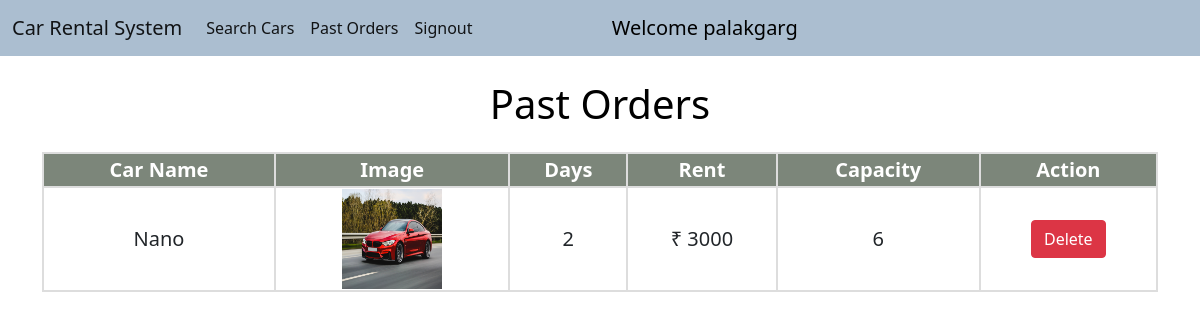
The page /past_orders/ (signed in) on the database its author committed.
### home/models.py (models this page shows, shortened)
class Car(models.Model):
    name = models.CharField(max_length=50)
    image = models.ImageField(upload_to="")
    car_dealer = models.ForeignKey(CarDealer, on_delete=models.PROTECT)
    capacity = models.CharField(max_length=2)
    location = models.ForeignKey(Location, on_delete=models.SET_NULL, null=True)
    is_available = models.BooleanField(default=True)
    rent = models.CharField(max_length=10, blank=True)

class Order(models.Model):
    user = models.ForeignKey(User, on_delete=models.CASCADE)
    car_dealer = models.ForeignKey(CarDealer, on_delete=models.CASCADE)
    car = models.ForeignKey(Car, on_delete=models.CASCADE)
    rent = models.CharField(max_length=10)
    days = models.CharField(max_length=3)
    is_complete = models.BooleanField(default=False)

### home/views.py (the view)
# urls.py: path("past_orders/", views.past_orders, name="past_orders"),
def past_orders(request):
    all_orders = []
    user = User.objects.get(username=request.user)
    try:
        orders = Order.objects.filter(user=user)
    except:
        orders = None
    if orders is not None:
        for order in orders:
            if order.is_complete == False:
                order_dictionary = {'id':order.id, 'rent':order.rent, 'car':order.car, 'days':order.days, 'car_dealer':order.car_dealer}
                all_orders.append(order_dictionary)
    return render(request, "past_orders.html", {'all_orders':all_orders})

### home/templates/past_orders.html (shortened to what this page needs)
{% extends "customer_navbar.html" %}
{% block body %}
<div class="container">
    {% if all_orders %}
    <h1 class="mt-4">Past Orders</h1>
    <div class="users-table mt-4">
    <table>
        <tbody>
            <tr>
                <th>Car Name</th>
                <th>Image</th>
                <th>Days</th>
                <th>Rent</th>
                <th>Capacity</th>
                <th>Action</th>
            </tr>
            {% for order in all_orders %}
            <tr>
                <td>{{order.car.name}}</td>
                <td><img src="{{order.car.image.url}}" alt="" width="100px" height="100px"></td>
                <td>{{order.days}}</td>
                <td>₹ {{order.rent}}</td>
                <td>{{order.car.capacity}}</td>
                <td><a href="/delete_order/{{order.id}}/" class="btn btn-danger" onclick="return confirm('Are you sure you want to delete {{car.name}}?')">Delete</a></td>
            </tr>
            {% endfor %}
        </tbody>
    </table>
    {% else %}
    <br>
    <h2>No Past Orders</h2>
    {% endif %}
</div>
{% endblock body %}

### home/templates/customer_navbar.html (shortened to what this page needs)
<!doctype html>
<html lang="en">
  <head>
    <link href="https://cdn.jsdelivr.net/npm/bootstrap@5.1.0/dist/css/bootstrap.min.css" rel="stylesheet">
  </head>
  <body>
    <nav class="navbar navbar-expand-lg navbar-light sticky-top">
        <div class="container-fluid">
          <a class="navbar-brand" href="/home/">Car Rental System</a>
          <div class="collapse navbar-collapse" id="navbarSupportedContent">
            <ul class="navbar-nav me-5">
              <li class="nav-item">
                <a class="nav-link active" aria-current="page" href="/customer_homepage/">Search Cars</a>
              </li>
              <li class="nav-item">
                <a class="nav-link active" aria-current="page" href="/past_orders/">Past Orders</a>
              </li>
              <li class="nav-item">
                <a class="nav-link active" aria-current="page" href="/signout/">Signout</a>
              </li>
            </ul>
            <a href="#" style="text-decoration: none; color: black; font-size: 20px;">&nbsp;&nbsp;&nbsp;&nbsp;&nbsp;&nbsp;&nbsp;&nbsp;&nbsp;&nbsp;&nbsp;&nbsp;&nbsp;&nbsp;&nbsp;
              Welcome {{request.user}}</a>
          </div>
        </div>
      </nav>
      {% block body %}
      {% endblock %}
  </body>
</html>

### home/templates/customer_navbar.html (style rules this page uses)
.navbar { background-color: rgb(171, 190, 208); }

### home/templates/past_orders.html (style rules this page uses)
h1 { text-align: center; color: black; }
table { border-collapse: collapse; width: 100%; text-align: center; font-size: 20px; }
th { background-color: rgb(124, 134, 122); color: white; }
th, td { border: 2px solid #ddd; }

### rows shown on the page
Car: car.name "Nano", car.image (picture), days "2", rent "3000", car.capacity "6"

### other values the page prints
{{ request.user }} "palakgarg"
